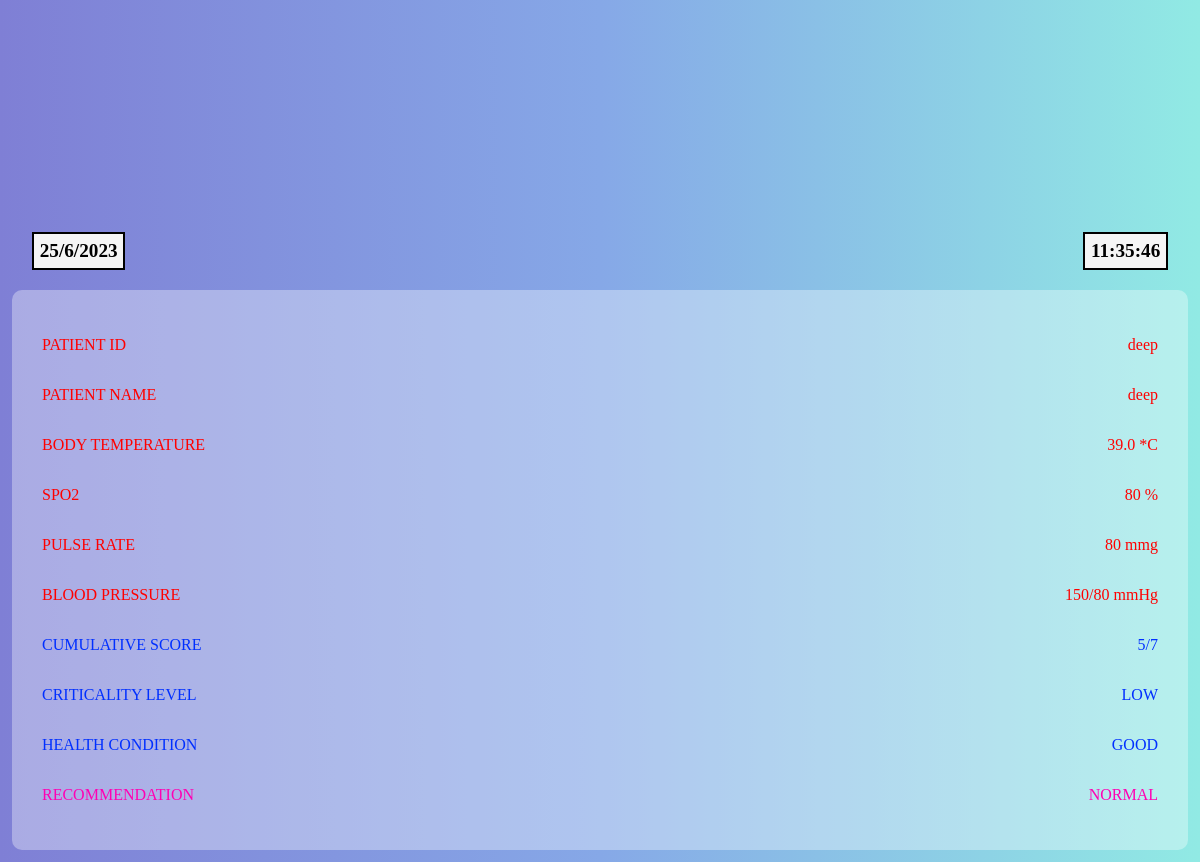
Page /result/2 on the committed database.
### core/models.py (models this page shows, shortened)
class Vitals(models.Model):
    user = models.ForeignKey(User,on_delete=models.CASCADE,related_name='user')
    doctor = models.ForeignKey(User,on_delete=models.CASCADE,related_name='doctor',blank=True)
    bt = models.FloatField()
    spo2 = models.IntegerField()
    pr = models.IntegerField()
    bp = models.IntegerField()
    cm = models.IntegerField()
    cl = models.CharField(max_length=50,choices=LEVEL)
    timestramp = models.DateTimeField(auto_now_add=True)
    class Meta:
        ordering = ['-id']

### core/views.py (the view)
# urls.py: path("result/<int:id>",result,name='result'),
def result(request,id):
    context = {
        "obj" : Vitals.objects.get(id=id)
    }
    n = Vitals.objects.get(id=id)
    cl = n.cl
    if cl == 'LOW':
        context['HC']='GOOD'
        context['REC'] = 'NORMAL'
    elif cl == 'HIGH':
        context['HC'] = 'POOR'
        context['REC'] = 'Medical Care is Need'
    elif cl == 'MEDIUM':
        context['HC'] = 'NORMAL'
        context['REC'] = 'Take Care, Good!!'
    else:
        context['HC'] = 'NONE'
        context['REC'] = 'NONE'
    return render(request,'core/result.html',context)

### templates/core/result.html (shortened to what this page needs)
<!DOCTYPE html>
<html lang="en">
<head>
</head>
<body>
    <div class="wraper">
        <div class="logo">
        </div>
        <div class="top">
            <div class="date" id="date">20/06/2023</div>
            <div class="time" id="time">07.58 P.M</div>
        </div>
        <div class="content">
            <div class="row">
                <p>PATIENT ID</p>
                <p>{{obj.user}}</p>
            </div>
            <div class="row">
                <p>PATIENT NAME</p>
                <p>{{obj.user.first_name}}</p>
            </div>
            <div class="row">
                <p>BODY TEMPERATURE</p>
                <p>{{obj.bt}} *C</p>
            </div>
            <div class="row">
                <p>SPO2</p>
                <p>{{obj.spo2}} %</p>
            </div>
            <div class="row">
                <p>PULSE RATE</p>
                <p>{{obj.pr}} mmg</p>
            </div>
            <div class="row">
                <p>BLOOD PRESSURE</p>
                <p>{{obj.bp}}/80 mmHg</p>
            </div>
            <div class="row rr">
                <p>CUMULATIVE SCORE</p>
                <p>{{obj.cm}}/7</p>
            </div>
            <div class="row rr">
                <p>CRITICALITY LEVEL</p>
                <p>{{obj.cl}}</p>
            </div>
            <div class="row rr">
                <p>HEALTH CONDITION</p>
                <p>{{HC}}</p>
            </div>
            <div class="row re">
                <p>RECOMMENDATION</p>
                <p>{{REC}}</p>
            </div>
        </div>
    </div>
</body>
</html>

### templates/core/result.html (style rules this page uses)
body { background: #7F7FD5; background: -webkit-linear-gradient(to left, #91EAE4, #86A8E7, #7F7FD5); background: linear-gradient(to left, #91EAE4, #86A8E7, #7F7FD5); display: flex; justify-content: center; }
.top { display: flex; justify-content: space-between; padding: 10px; margin: 10px; }
.time, .date { border:2px solid; background-color: whitesmoke; padding: .3em; text-align: center; font-size: larger; font-weight: bolder; }
.wraper { display: flex; flex-direction: column; justify-content: center; overflow: hidden; width: 100%; padding: 4px; }
.content { display: flex; flex-direction: column; align-items: center; justify-content: center; padding: 30px; background-color: rgba(255, 255, 255, 0.337); border-radius: 10px; }
.row { display: flex; width: 100%; justify-content: space-between; color: red; }
.rr p { color: #002fff; }
.re p { color: #ff00b3; }
.logo { display: flex; width: 100%; justify-content: center; align-items: center; }

### rows in the picture
Vitals: user "deep", user.first_name "deep", bt "39.0", spo2 "80", pr "80", bp "150", cm "5", cl "LOW"

### other values in the picture
{{ HC }} "GOOD"
{{ REC }} "NORMAL"
